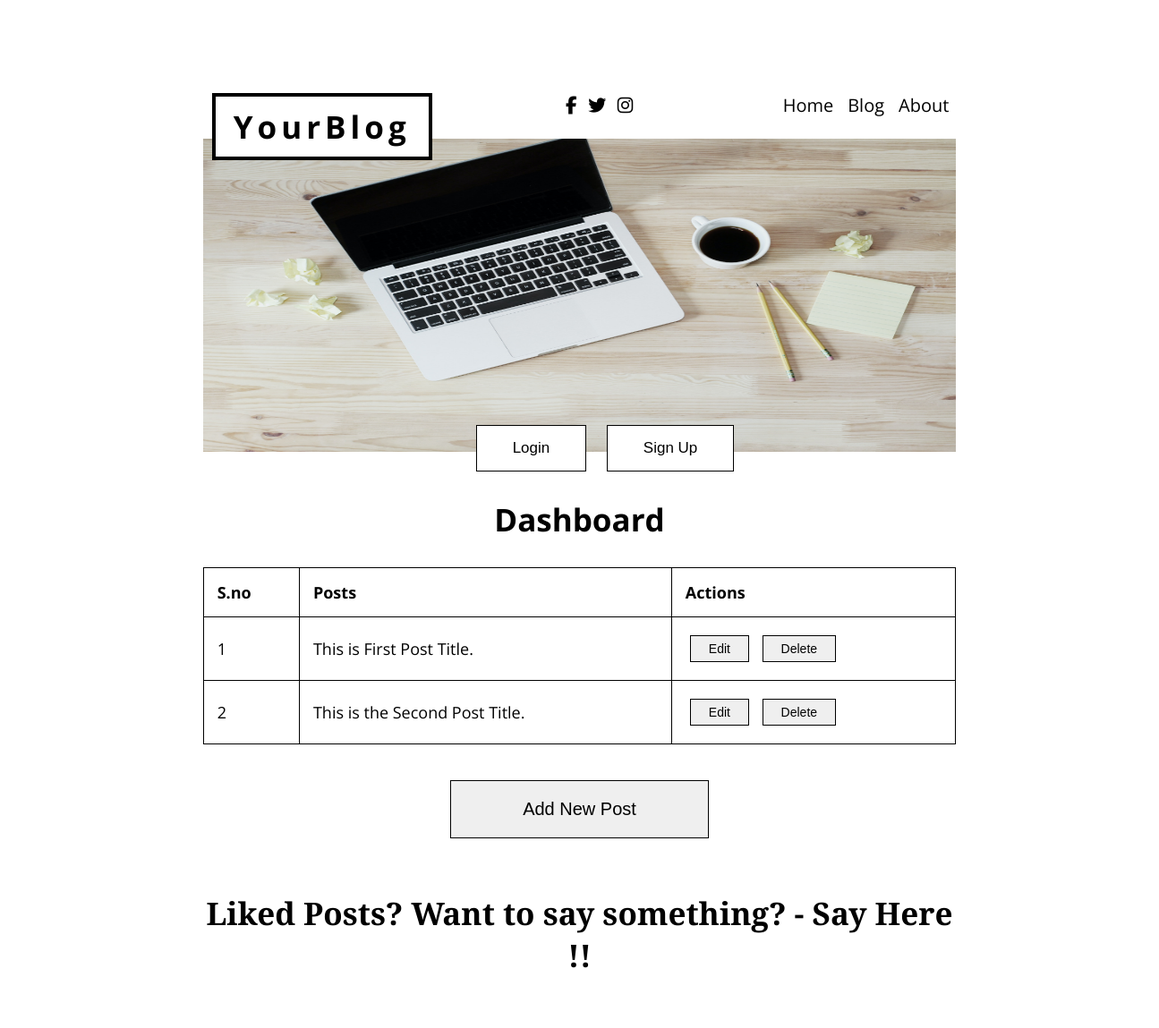
Before: /dashboard (upper part) with the older database file.
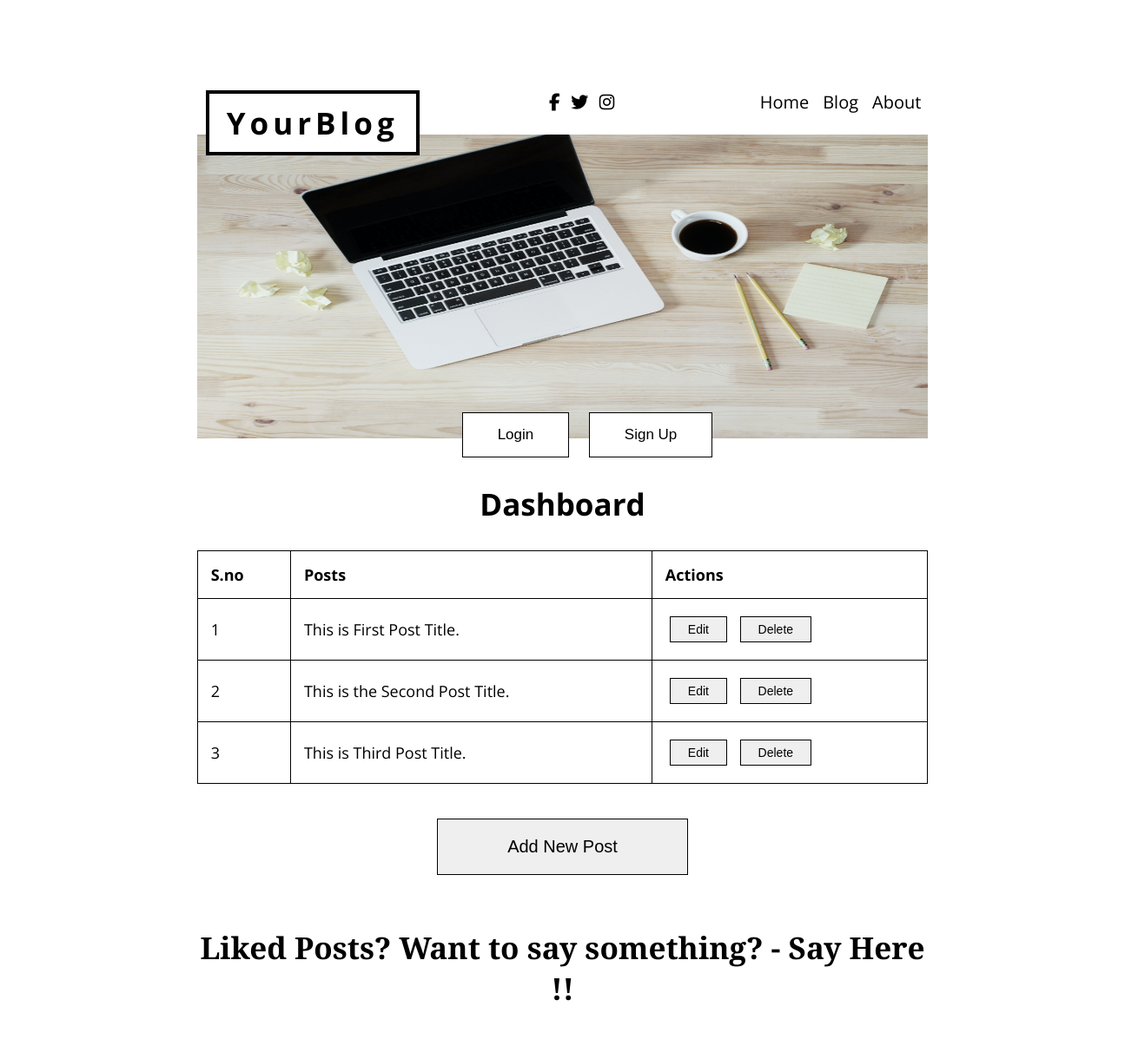
After: the same page with the newer database file.
### blog/models.py (models this page shows, shortened)
class Post(models.Model):
    serial_no = models.AutoField(primary_key=True)
    title = models.CharField(max_length=120, null=False)
    tagline = models.CharField(max_length=100)
    slug = models.SlugField(max_length=50, null=False)
    author = models.CharField(max_length=50, null=False)
    category = models.CharField(max_length=20, default="", null=False)
    content = models.TextField()
    thumbnail_image = models.ImageField(upload_to = "blog", blank= True)
    timestamp = models.DateTimeField(default=now)

### home/views.py (the view)
# urls.py: path("dashboard", views.dashboard, name="dashboard"),
def dashboard(request):
    post = Post.objects.all()
    context = {"posts":post}
    return render(request, "blog/dashboard.html", context)

### templates/blog/dashboard.html (shortened to what this page needs)
{% extends 'base.html' %}
{% block body %}
<div class="container">
    <h1 class="lg-heading text-center">Dashboard</h1>
    <div class="dashboard-div">
        <div class="table-div">
            <table style="width: 100%; margin-top: 30px;">
                <tr>
                    <th>S.no</th>
                    <th>Posts</th>
                    <th>Actions</th>
                </tr>
                {% for post in posts %}
                <tr>
                    <td>{{ forloop.counter }}</td>
                    <td>{{post.title}}</td>
                    <td><a href="/editPost/{{post.serial_no}}" ><button type="button" class="btn btn-dash">Edit</button></a> <a href="/deletePost/{{post.slug}}" ><button type="button"
                            class="btn btn-dash">Delete</button></a></td>
                </tr>
                {% endfor %}
            </table>
        </div>
        <div class="add-post-btn text-center">
            <a href="/editPost/0"><button type="button" class="btn">Add New Post</button></a>
        </div>
    </div>
</div>
{% endblock body %}

Changed rows visible on the page:
added Post: title "This is Third Post Title."
